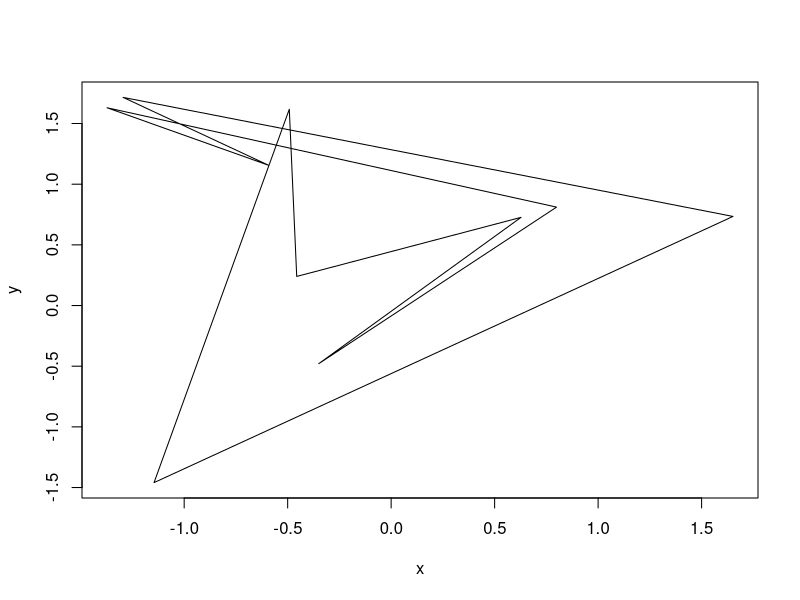
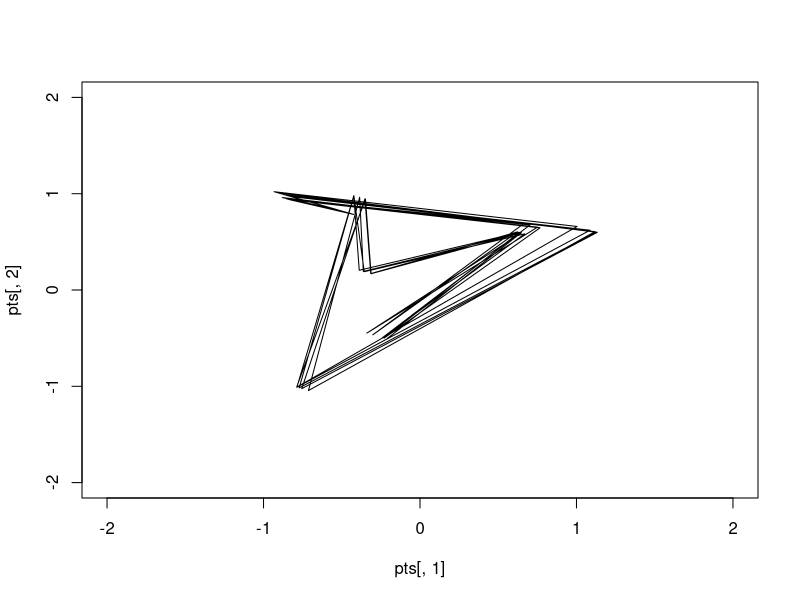
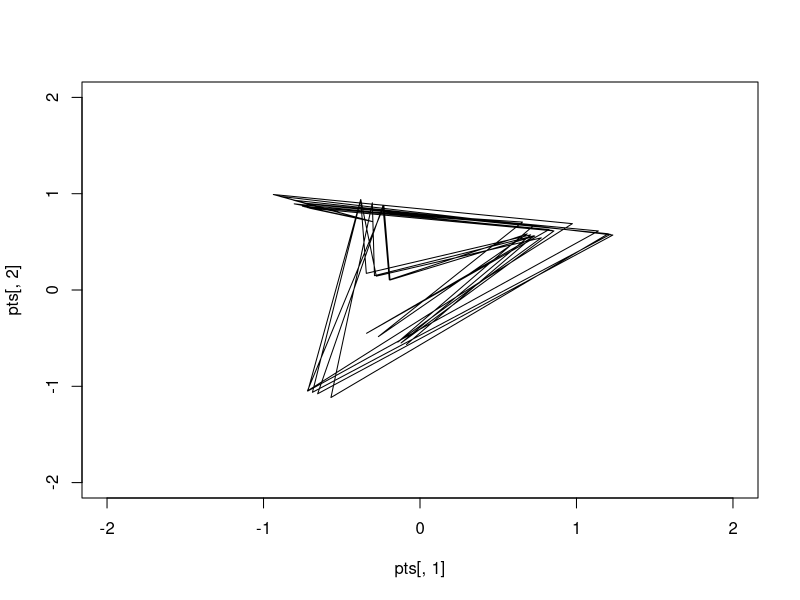
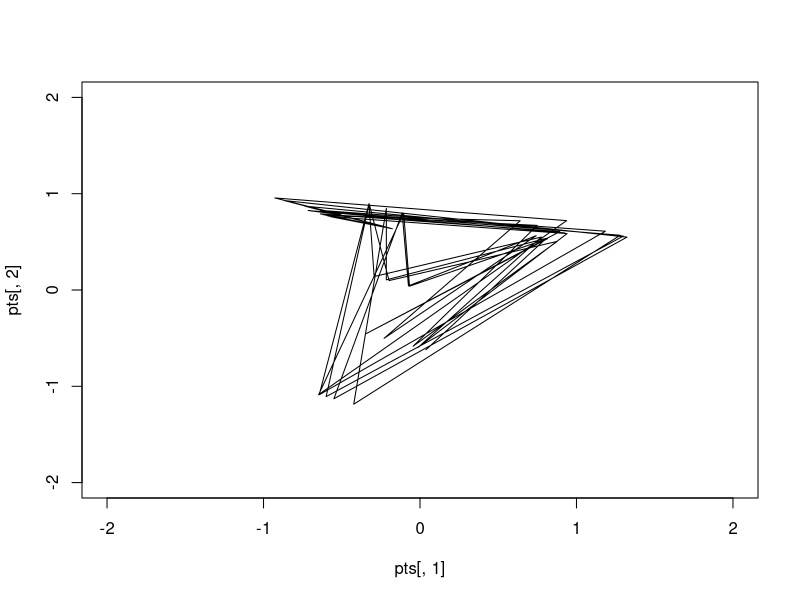
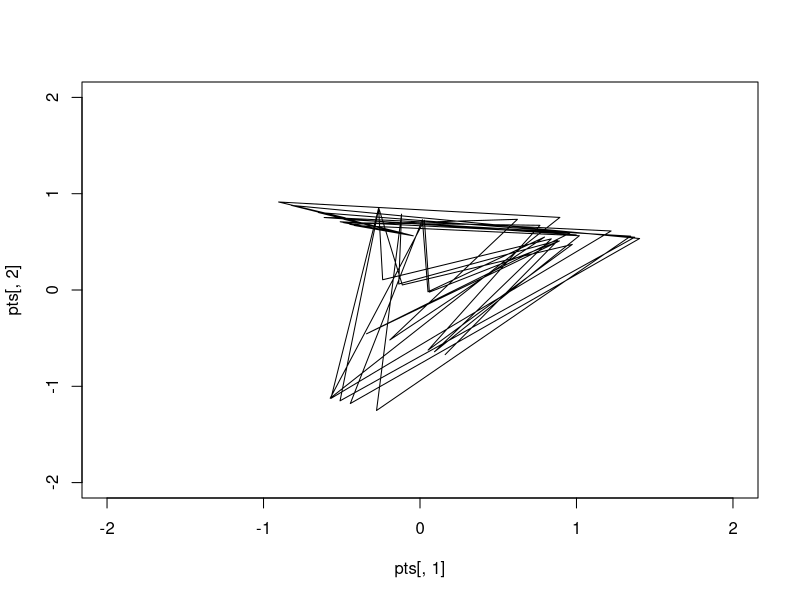
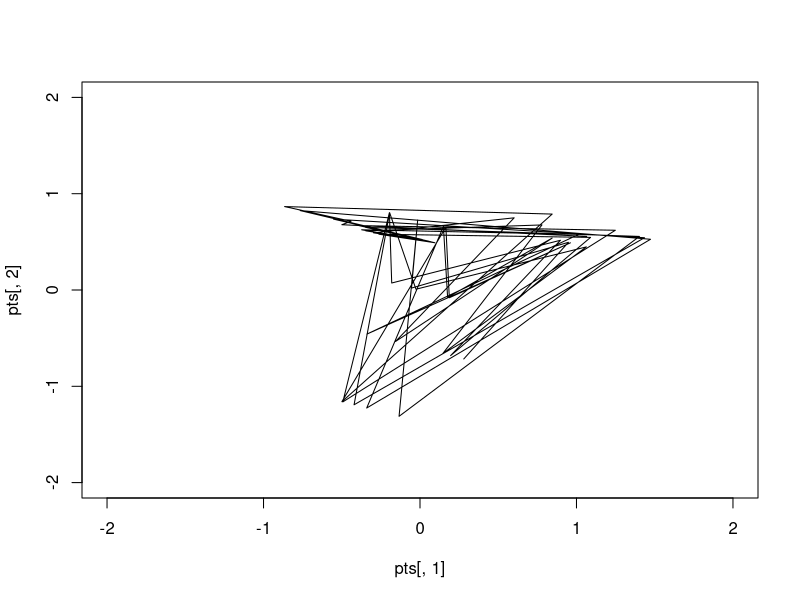
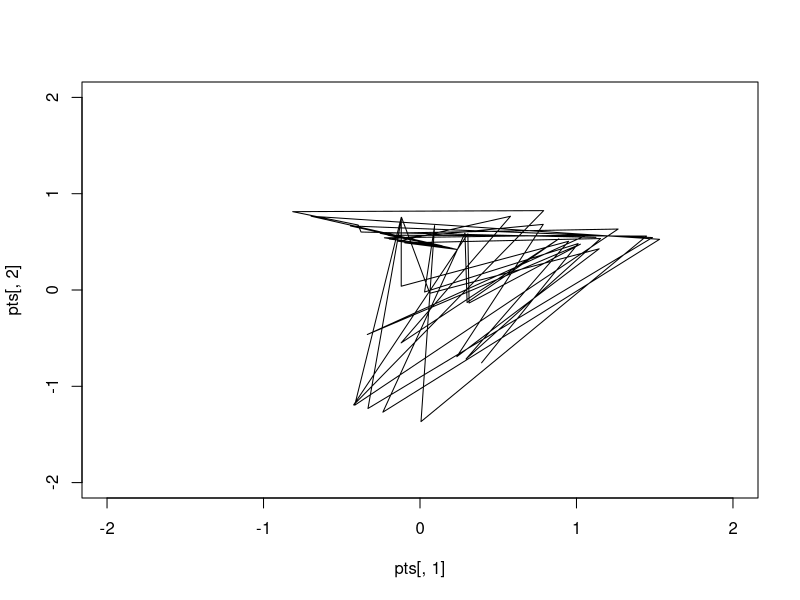
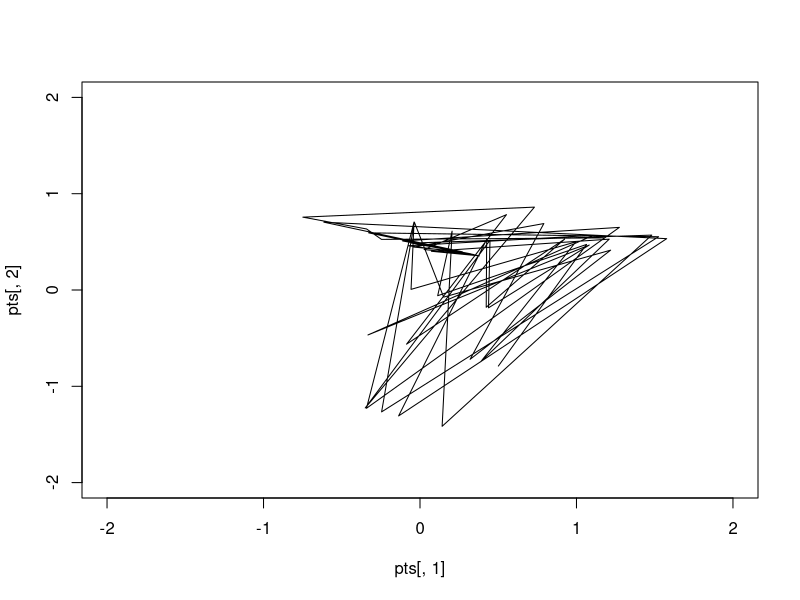

Recreate these plots in R, in order.
##########################################################
# Rotation + Translation of 3D model for 2D projection
##############

# Setup the session
library(magrittr)
rm(list = ls())

# Initialize a random '3D model' defined by a set of points
x <- rnorm(10) %>% rep(5)
y <- rnorm(10) %>% rep(5)
z <- rnorm(50)

# View 2D plot in the x and y dimensions
plot(x,y, type = 'l')

# Set the camera position (Note that a position not at the origin will result in some translation)
Position <- c(0,0,-1.5)
tx <- atan(x-Position[1]) 
ty <- atan(y-Position[2])
tz <- atan(z-Position[3])
pts <- data.frame(tx,ty,tz)

# Create functions which rotate the model in the x, y and z planes. 
rx <- function(pts, t){
  as.matrix(pts)%*%matrix(c(1,0,0,0,cos(t),sin(t),0,-sin(t),cos(t)), nrow = 3, byrow = TRUE)
}
ry <- function(pts, t){
  as.matrix(pts)%*%matrix(c(cos(t),0,-sin(t),0,1,0,sin(t),0,cos(t)), nrow = 3, byrow = TRUE)
}
rz <- function(pts, t){
  as.matrix(pts)%*%matrix(c(cos(t),sin(t),0,-sin(t),cos(t),0,0,0,1), nrow = 3, byrow = TRUE)
}

# Animate the model
speed <- pi/64
for(i in 1:64){
  pts <- rx(pts, t = speed) %>% ry(t = 2*speed) %>% rz(t = 0.5*speed)
  plot(pts[,1], pts[,2], xlim = c(-2,2),ylim = c(-2,2), 
       type = 'l')
  Sys.sleep(0.1)
}
